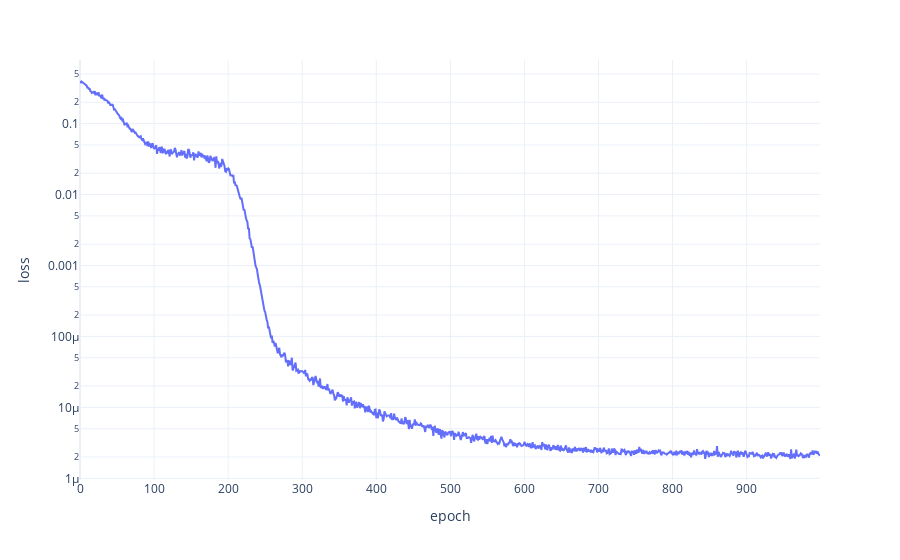

Notebook source saved alongside this figure:
### Markdown cell above
### Analyzing bilinear layers with interaction matrices.

To get a sense of these matrices, let's consider a toy task of binary computation. The task converts $n$ input features according to a binary operation between all pairs. For instance, if we have 3 inputs and the operation is AND, the outputs should be AND($x_1$, $x_2$), AND($x_1$, $x_3$), AND($x_2$, $x_3$). The model 
consists of a single MLP: a bilinear layer (up projection + activation) and a head (down projection). You can take a look at the model source code; however, it's mostly implementation details.

The following code snippet instantiates such a model with 4 inputs and trains it. The loss curve shows that the model has converged well.

### Code cell
%load_ext autoreload
%autoreload 2

from toy import Model
from plotly import express as px
from einops import einsum

# Instantiate the model according to some configuration
# model = Model.from_config(n_inputs=4, n_hidden=6, n_outputs=6, operation={"and": 1})
model = Model.from_config(n_inputs=4, n_hidden=6, n_outputs=6, operation={"xor": 1})

# Train it and plot the loss
loss = model.fit()
px.line(y=loss, log_y=True, template="plotly_white", labels=dict(y="loss", x="epoch"))

### Figure 1 — Plotly figure (JSON) as saved in the notebook; plotly's stock layout.template omitted (floating-point values rounded to 4 significant figures; data arrays with more than 128 entries replaced by an {"elided": "..."} marker saying what was removed)
{"data": [{"hovertemplate": "epoch=%{x}<br>loss=%{y}<extra></extra>", "legendgroup": "", "line": {"color": "#636efa", "dash": "solid"}, "marker": {"symbol": "circle"}, "mode": "lines", "name": "", "orientation": "v", "showlegend": false, "type": "scatter", "x": {"elided": "1000 int values"}, "xaxis": "x", "y": {"elided": "1000 float values"}, "yaxis": "y"}], "layout": {"legend": {"tracegroupgap": 0}, "margin": {"t": 60}, "xaxis": {"anchor": "y", "domain": [0, 1], "title": {"text": "epoch"}}, "yaxis": {"anchor": "x", "domain": [0, 1], "title": {"text": "loss"}, "type": "log"}}}
